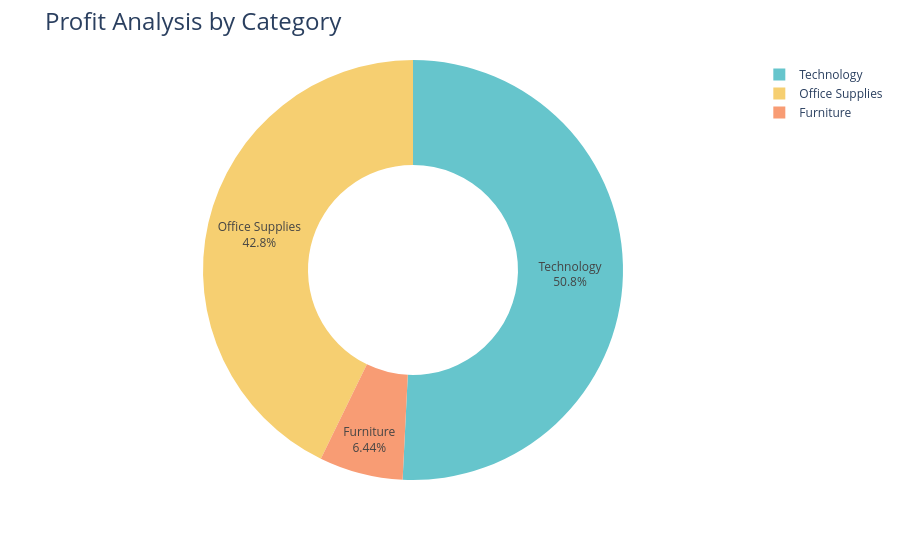

The cell this chart's notebook holds for it:
### Code cell
fig =px.pie(profit_by_category , 
            values='Profit', 
            names='Category', 
            hole=0.5, 
            color_discrete_sequence =px.colors.qualitative.Pastel)
fig.update_traces(textposition='inside', textinfo='percent+label')
fig.update_layout(title_text='Profit Analysis by Category', title_font=dict(size=24))   


fig.show()

### Figure 1 — Plotly figure (JSON) as saved in the notebook; plotly's stock layout.template omitted (floating-point values rounded to 4 significant figures)
{"data": [{"domain": {"x": [0, 1], "y": [0, 1]}, "hole": 0.5, "hovertemplate": "Category=%{label}<br>Profit=%{value}<extra></extra>", "labels": ["Furniture", "Office Supplies", "Technology"], "legendgroup": "", "name": "", "showlegend": true, "textinfo": "percent+label", "textposition": "inside", "type": "pie", "values": [18450.0, 122500.0, 145500.0]}], "layout": {"legend": {"tracegroupgap": 0}, "margin": {"t": 60}, "piecolorway": ["rgb(102, 197, 204)", "rgb(246, 207, 113)", "rgb(248, 156, 116)", "rgb(220, 176, 242)", "rgb(135, 197, 95)", "rgb(158, 185, 243)", "rgb(254, 136, 177)", "rgb(201, 219, 116)", "rgb(139, 224, 164)", "rgb(180, 151, 231)", "rgb(179, 179, 179)"], "title": {"font": {"size": 24}, "text": "Profit Analysis by Category"}}}
